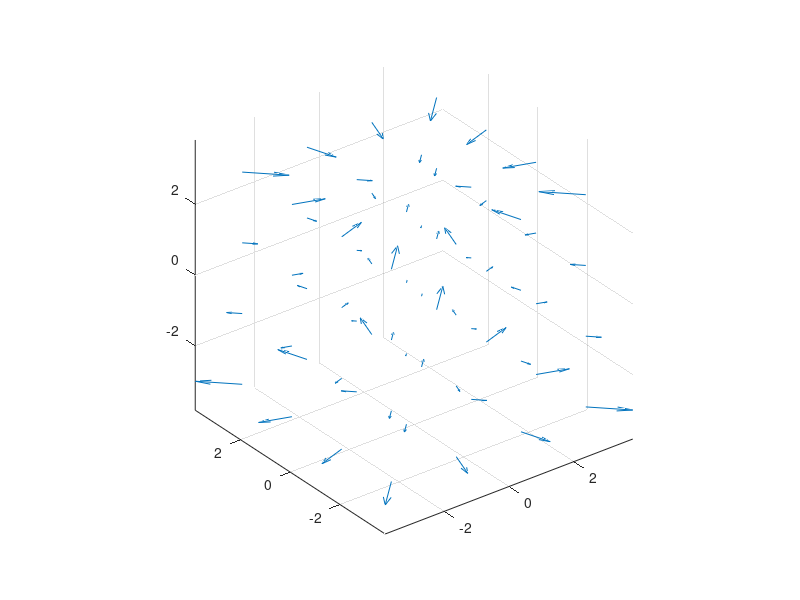

The MATLAB source for this figure: (Note: this script raises an error after producing the figure.)
X = [ 0 ];
Y = [ 0 ];
Z = [ 0 ];

for x = [ -3:2:3 ]
    for y = [ -3:2:3 ]
        for z = [ -3:2:3 ]
            X = [X, x]; % this is to append
            Y = [Y, y];     % the new coordinate
            Z = [Z, z];     % to the list of coords
        end
    end
end

B0 = 1; L =1;

Bx = -(B0 / L^2) * Z .* X;
By = -(B0 / L^2) * Z .* Y;
Bz = 0 * X;

q = quiver3(X, Y, Z, Bx, By, Bz);
axis equal;
q.ShowArrowHead = 'off';
q.Marker = '.';